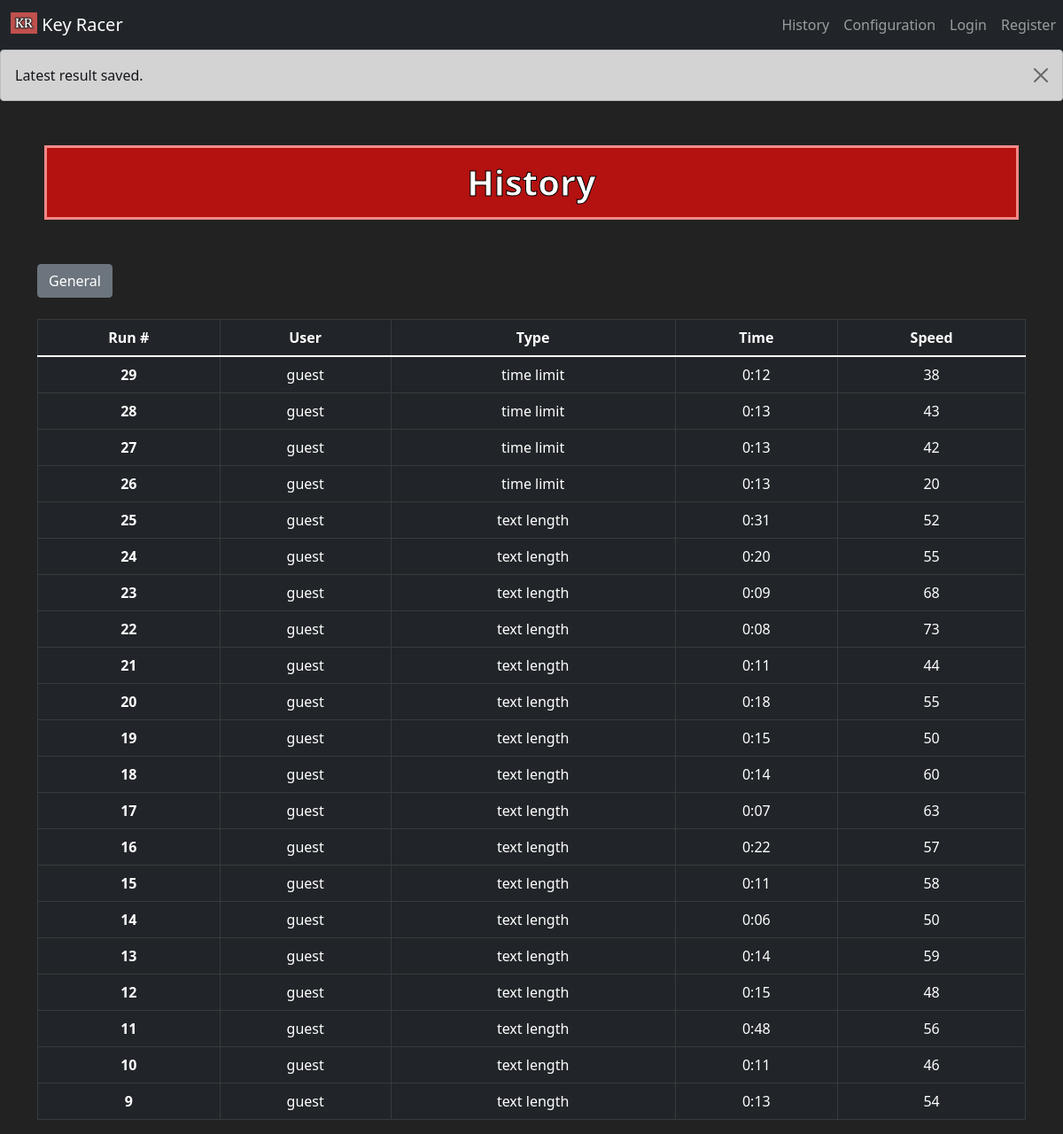
Before: /history with the older database file.
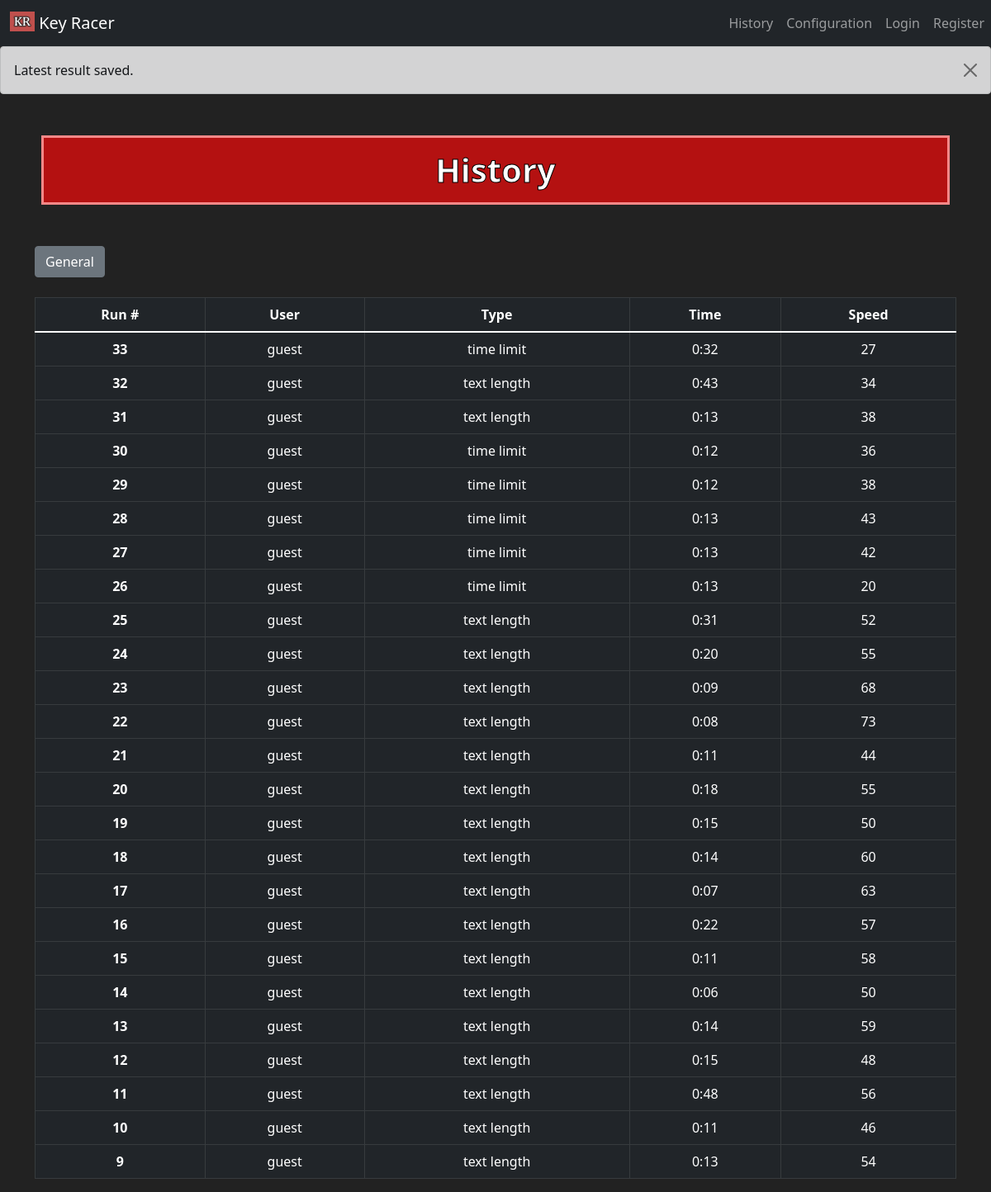
After: the same page with the newer database file.
### tables this page shows
CREATE TABLE runs (id INTEGER PRIMARY KEY AUTOINCREMENT NOT NULL, minutes INTEGER, seconds INTEGER, speed INTEGER, configuration TEXT NOT NULL, user TEXT);

### app.py (the view)
@app.route("/history", methods=["GET"])
def history():
    runs = []
    user_runs = []
    user = ""
    with sqlite3.connect('typer.db') as con:
        cur = con.cursor()
        if 'user_id' in session:
            user_runs = cur.execute('SELECT * FROM runs WHERE user = ?', session['user_id'])
            user = "user"
        else:
            user = "guest"
        runs = cur.execute('SELECT * FROM runs')
        con.commit()
    flash("Latest result saved.")
    return render_template("history.html", user=user, user_runs=user_runs, runs=runs)

### templates/history.html (shortened to what this page needs)
{% extends "layout.html" %}
{% block content %}
    <h1>History</h1>
    <div class="container">
        <div class="row justify-content-start">
            <div class="col-4">
                <button type="button" class="btn btn-secondary">General</button>
            </div>
            <div class="col-4">
            </div>
        </div>
    </div>
    <br>
    <div class="container">
        <div class="col align-self-center">
            <table class="text-center table table-dark table-hover talbe-striped table-bordered">
                <thead>
                    <th scope="col">Run #</th>
                    <th scope="col">User</th>
                    <th scope="col">Type</th>
                    <th scope="col">Time</th>
                    <th scope="col">Speed</th>
                </thead>
                <tbody class="table-group-divider">
                    {% for run in runs | reverse %}
                    <tr>
                        <th scope="row">{{ run[0] }}</th>
                        <td>{{ run[5] }}</td>
                        <td>{{ run[4] }}</td>
                        {% if run[2] < 10 %}
                        <td>{{ run[1] }}:0{{ run[2] }}</td>
                        {% else %}
                        <td>{{ run[1] }}:{{ run[2] }}</td>
                        {% endif %}
                        <td>{{ run[3] }}</td>
                    </tr>
                    {% endfor %}
                </tbody>
            </table>
        </div>
    </div>
{% endblock %}

### templates/layout.html (shortened to what this page needs)
<!DOCTYPE html>
<html lang="en">
<head>
    <link href="https://cdn.jsdelivr.net/npm/bootstrap@5.1.3/dist/css/bootstrap.min.css" rel="stylesheet">
    <link rel="stylesheet" href="/static/styles.css">
</head>
<body style="background-color:rgb(18,18,18,.93); color:white;">
    <nav class="navbar navbar-expand-lg navbar-dark bg-dark">
        <div class="container-fluid">
            <a class="navbar-brand" href="/">
                <img src="/static/logo1.PNG" alt="" width="30" height="24" class="d-inline-block align-text-top">
                Key Racer
            </a>
        </div>
        <div class="collapse navbar-collapse" id="navbarNav">
            <div class="navbar-nav">
                    <a class="nav-link" aria-current="page" href="/history">History</a>
                    <a class="nav-link" aria-current="page" href="/">Configuration</a>
                    {% if user == "user" %}
                        <a class="nav-link" aria-current="page">Logout</a>
                    {% else %}
                        <a class="nav-link" aria-current="page" href="/login">Login</a>
                        <a class="nav-link" aria-current="page" href="/register">Register</a>
                    {% endif %}
            </div>
        </div>
    </nav>
    {% with messages = get_flashed_messages() %}
        {% if messages %}
            <div class="alert alert-dark alert-dismissible fade show" role="alert">
                {% for message in messages %}
                    {{ message }}
                {% endfor %}
                <button type="button" class="btn-close" data-bs-dismiss="alert" aria-label="Close"></button>
            </div>
        {% endif %}
    {% endwith %}
    {% block content %}{% endblock %}
</body>
</html>

### static/styles.css (style rules this page uses)
h1 { color: white; -webkit-text-stroke-width: 1px; -webkit-text-stroke-color: black; text-align: center; border: 3px solid rgb(248, 136, 136); background-color: rgb(180, 17, 17); margin-top: 30px; margin: 50px; padding: 15px; font-weight: bold; }

Changed rows visible on the page:
added runs: id "33", user "guest", configuration "time limit", minutes "0", seconds "32", speed "27"
added runs: id "32", user "guest", configuration "text length", minutes "0", seconds "43", speed "34"
added runs: id "31", user "guest", configuration "text length", minutes "0", seconds "13", speed "38"
added runs: id "30", user "guest", configuration "time limit", minutes "0", seconds "12", speed "36"
